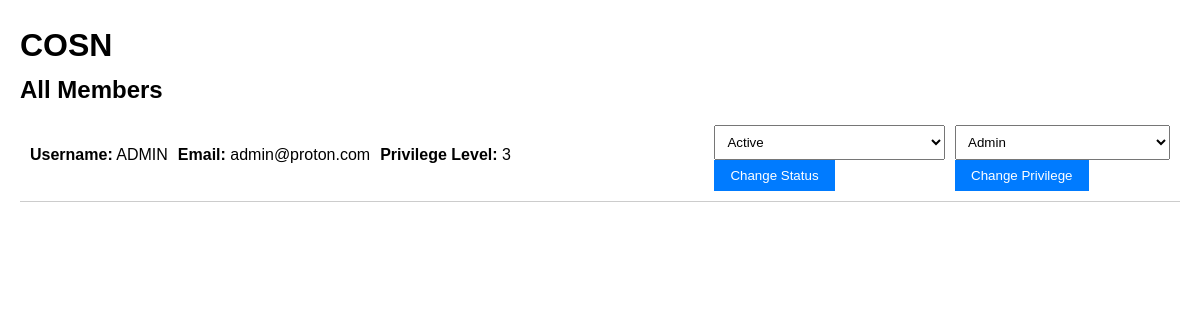
The page /frontend/admin_users.php on the database its author committed.
### tables this page shows
CREATE TABLE IF NOT EXISTS `member` (
  `Member_ID` int(11) NOT NULL AUTO_INCREMENT,
  `Password` varchar(255) NOT NULL,
  `Date_of_Birth` date NOT NULL,
  `Address` varchar(255) NOT NULL,
  `Email` varchar(100) NOT NULL,
  `Pseudonym` varchar(50) NOT NULL,
  `Is_Business` set('Yes','No') NOT NULL DEFAULT 'No',
  `Post_Fee` decimal(10,2) DEFAULT NULL,
  `Privilege_Level` int(1) NOT NULL DEFAULT 1,
  `Status` enum('Active','Inactive','Suspended') NOT NULL DEFAULT 'Active',
  PRIMARY KEY (`Member_ID`) USING BTREE,
  UNIQUE KEY `Email` (`Email`)
);

### frontend/admin_users.php (the view, shortened to what this page needs)
<?php
include 'includes/header.php';
include 'includes/dbh.inc.php';
$query = "SELECT * FROM member";
$stmt = $conn->prepare($query);
$stmt->execute();
$result = $stmt->get_result();
$members = [];
if ($result->num_rows > 0) {
    while ($row = $result->fetch_assoc()) {
        $members[] = $row;
    }
}
?>
<!DOCTYPE html>
<html lang="en">
<head>
    <link rel="stylesheet" href="css/style.css">
</head>
<body>
    <div class="container">
        <h2>All Members</h2>
        <?php if (!empty($members)): ?>
            <ul class="members-list">
                <?php foreach ($members as $member): ?>
                    <li class="member-item">
                        <div class="member-info">
                            <span class="member-username"><strong>Username:</strong> <?php echo htmlspecialchars($member['Pseudonym']); ?></span>
                            <span class="member-email"><strong>Email:</strong> <?php echo htmlspecialchars($member['Email']); ?></span>
                            <span class="member-privilege"><strong>Privilege Level:</strong> <?php echo htmlspecialchars($member['Privilege_Level']); ?></span>
                        </div>
                        <div class="member-actions">
                            <form action="process_change_status.php" method="POST">
                                <select name="status" required>
                                    <option value="Active" <?php echo $member['Status'] == 'Active' ? 'selected' : ''; ?>>Active</option>
                                </select>
                                <button type="submit" class="button">Change Status</button>
                            </form>
                            <form action="process_change_privilege.php" method="POST">
                                <select name="privilege" required>
                                    <option value="3" <?php echo $member['Privilege_Level'] == '3' ? 'selected' : ''; ?>>Admin</option>
                                </select>
                                <button type="submit" class="button">Change Privilege</button>
                            </form>
                        </div>
                    </li>
                <?php endforeach; ?>
            </ul>
        <?php else: ?>
            <p>No members found.</p>
        <?php endif; ?>
    </div>
</body>
</html>

### frontend/css/style.css (style rules this page uses)
* { margin: 0; padding: 0; box-sizing: border-box; }
body { font-family: Arial, sans-serif; line-height: 1.6; padding: 20px; }
input, textarea, select { width: 100%; padding: 8px; margin-top: 5px; }
button { padding: 8px 16px; background: #007bff; color: white; border: none; cursor: pointer; }

### frontend/admin_users.php (style rules this page uses)
.members-list { list-style-type: none; padding: 0; }
.member-item { display: flex; align-items: center; justify-content: space-between; padding: 10px; border-bottom: 1px solid #ccc; }
.member-info { display: flex; align-items: center; }
.member-info span { margin-right: 10px; }
.member-actions { display: flex; align-items: center; }
.member-actions form { margin-left: 10px; }

### rows shown on the page
member: Pseudonym "ADMIN", Email "admin@proton.com", Privilege_Level "3", status "Active", privilege "Admin"
